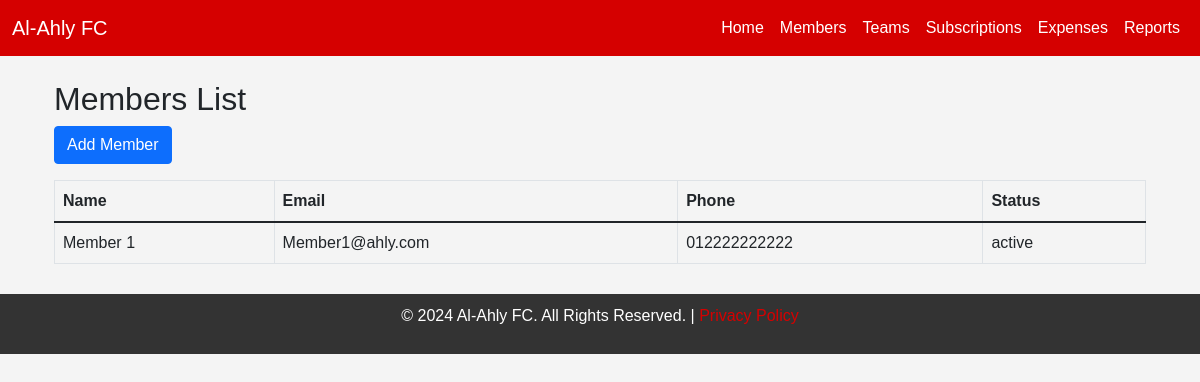
/members/, run on an earlier commit of the app's database.
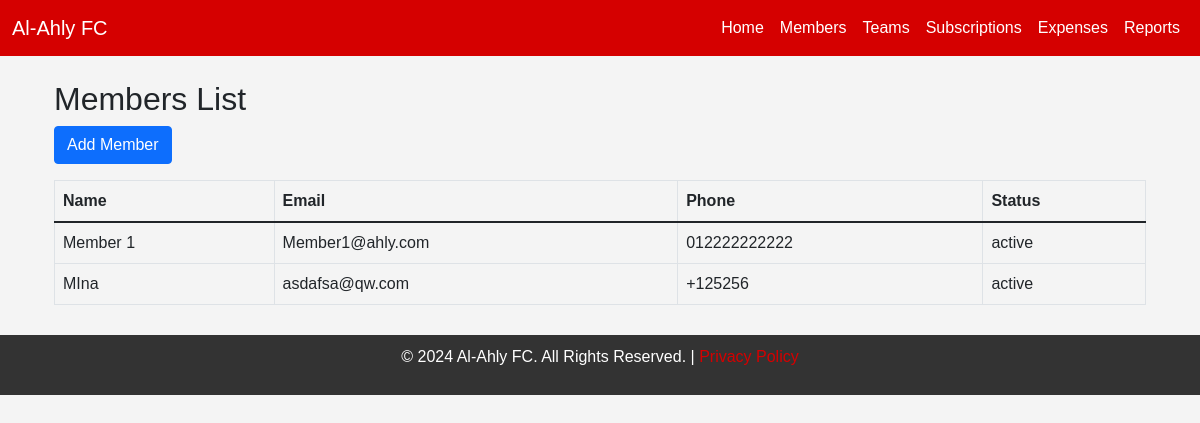
And on a later commit of the database.
### Members/models.py (models this page shows, shortened)
class Member(models.Model):
    name = models.CharField(max_length=100)
    email = models.EmailField(unique=True)
    phone_number = models.CharField(max_length=15)
    subscription_status = models.CharField(max_length=10, choices=[
        ('active', 'Active'),
        ('inactive', 'Inactive'),
        ('overdue', 'Overdue')
    ])

### Members/views.py (the view)
# urls.py: path('', views.member_list, name='member_list'),
def member_list(request):
    members = Member.objects.all()
    return render(request, 'members/member_list.html', {'members': members})

### templates/members/member_list.html
{% extends 'base.html' %}{% block content %}
<div class="container mt-4">
    <h2>Members List</h2>
    <a href="create/" class="btn btn-primary mb-3">Add Member</a>
    <table class="table table-bordered">
        <thead>
            <tr>
                <th>Name</th>
                <th>Email</th>
                <th>Phone</th>
                <th>Status</th>
            </tr>
        </thead>
        <tbody>
            {% for member in members %}
            <tr>
                <td>{{ member.name }}</td>
                <td>{{ member.email }}</td>
                <td>{{ member.phone_number }}</td>
                <td>{{ member.subscription_status }}</td>
            </tr>
            {% endfor %}
        </tbody>
    </table>
</div>
{% endblock %}

What changed in the data, as far as the page shows it:
added Member: name "MIna", email "asdafsa@qw.com", phone_number "+125256", subscription_status "active"
